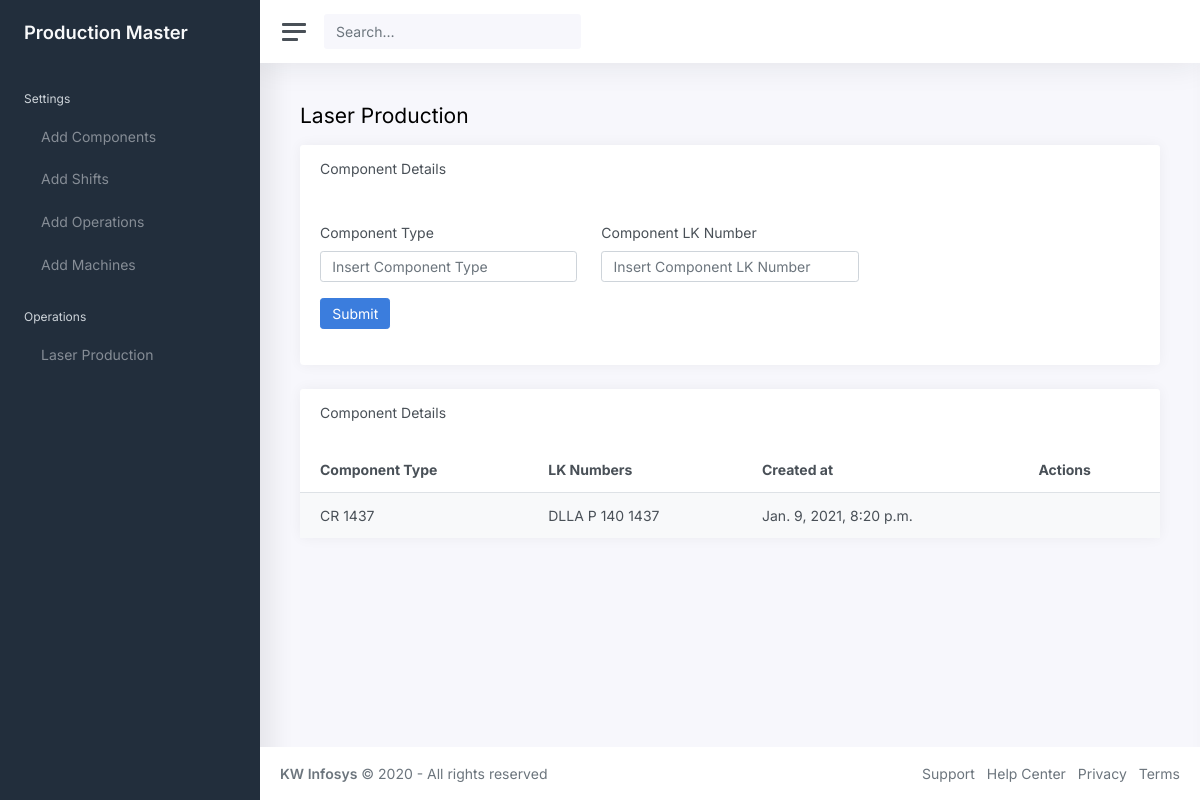
The page /component/ on the database its author committed.
### production_master_app/models.py (models this page shows, shortened)
class Component_description(models.Model):
    main_id = models.AutoField(primary_key=True)
    component_type = models.CharField(max_length=25)
    component_lk_number = models.CharField(max_length=25)
    created_at = models.DateTimeField()
    updated_at = models.DateTimeField()
    objects = models.Manager()

### production_master_app/add_components_views.py (the view)
# urls.py: path('component/', add_components_views.show_component_page, name='component'),
def show_component_page (request):
    component_data = Component_description.objects.all()
    context = {'components': component_data}
    return render(request,'add_components.html',context)

### production_master_app/templates/add_components.html (shortened to what this page needs)
{% extends "base.html" %}
{% load static %}
{% block main_content %}
<main class="content">
    <div class="container-fluid p-0">
        <h1 class="h3 mb-3">Laser Production</h1>
        <div class="row">
            <div class="col-md-12">
                <div class="card">
                    <div class="card-header">
                        <h5 class="card-title">Component Details</h5>
                    </div>
                    <div class="card-body">
                        <form action="/add_component" method="POST">
                            <div class="row">
                                <div class="mb-3 col-md-4">
                                    <label class="form-label" for="component_type">Component Type</label>
                                    <input type="text" class="form-control" id="component_type"
                                        placeholder="Insert Component Type" name="component_type" required>
                                </div>
                                <div class="mb-3 col-md-4">
                                    <label class="form-label" for="lk_number">Component LK Number</label>
                                    <input type="text" class="form-control" id="lk_number"
                                        placeholder="Insert Component LK Number" name="lk_number" required>
                                </div>
                            </div>
                            <button type="submit" class="btn btn-primary">Submit</button>
                        </form>
                    </div>
                </div>
            </div>
        </div>
        <div class="card">
            <div class="card-header">
                <h5 class="card-title">Component Details</h5>
            </div>
            <table class="table table-striped">
                <thead>
                    <tr>
                        <th>Component Type</th>
                        <th>LK Numbers</th>
                        <th class="d-none d-md-table-cell">Created at</th>
                        <th>Actions</th>
                    </tr>
                </thead>
                <tbody>
                    {% for component in components %}
                    <tr>
                        <td>{{component.component_type}}</td>
                        <td>{{component.component_lk_number}}</td>
                        <td class="d-none d-md-table-cell">{{component.created_at}}</td>
                        <td class="table-action">
                        </td>
                    </tr>
                    {%endfor%}
                </tbody>
            </table>
        </div>
    </div>
</main>
{% endblock main_content %}

### rows shown on the page
Component_description: component_type "CR 1437", component_lk_number "DLLA P 140 1437", created_at "Jan. 9, 2021, 8:20 p.m."
